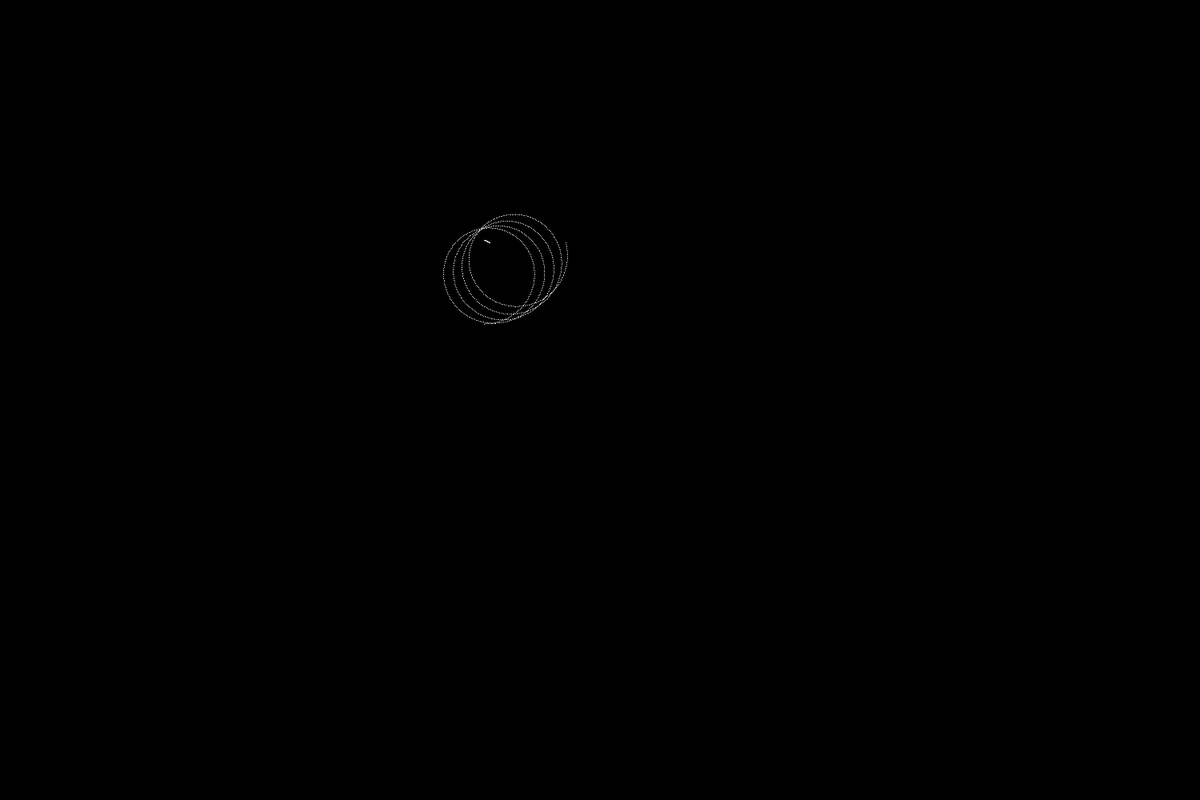
Frame 1 (no input)
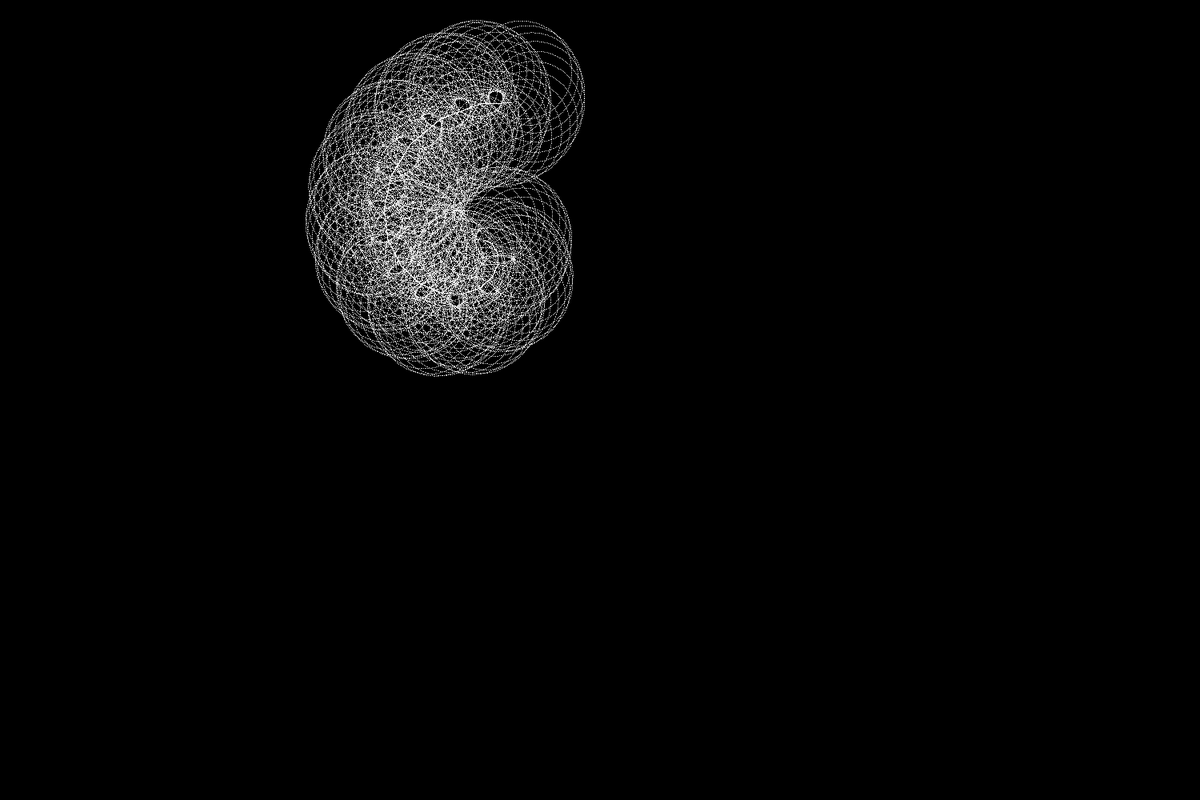
Frame 60 (the mouse pressed at the canvas centre just before this capture)
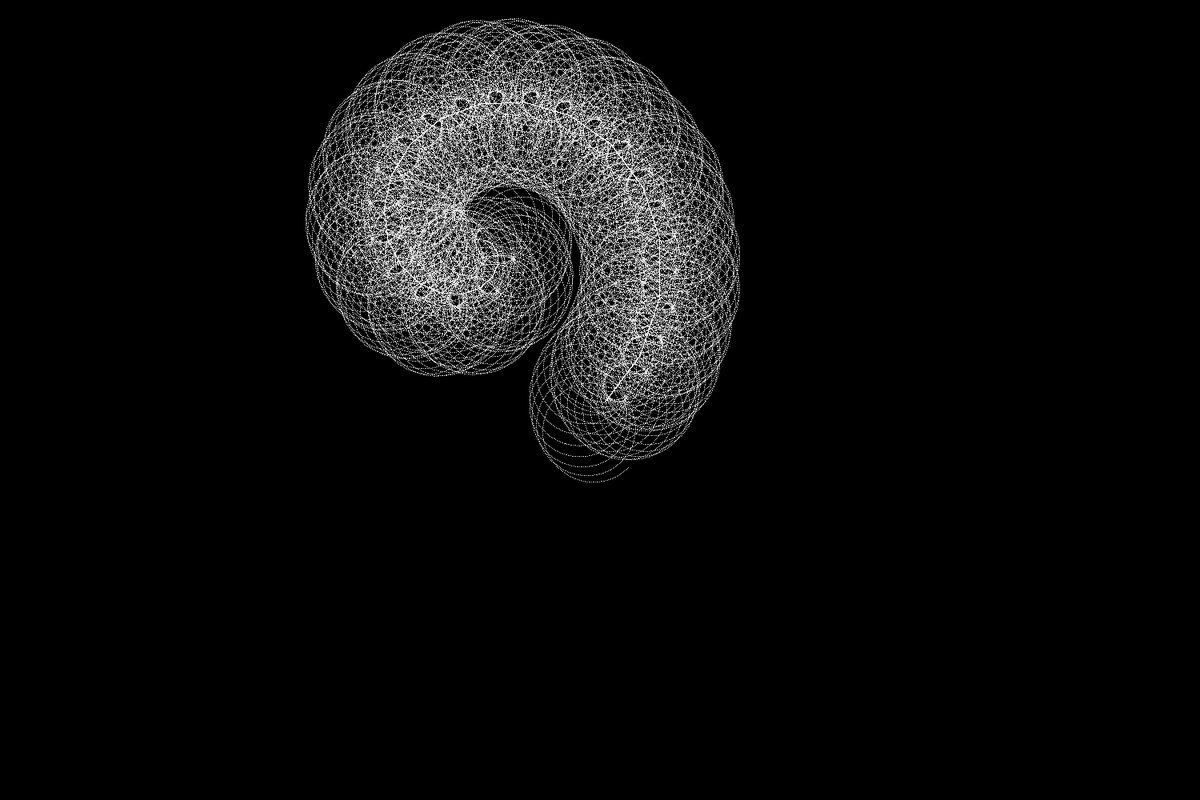
Frame 120 (the mouse held since frame 60 and released just before this capture)

The Processing sketch that drew these frames (run headless with seeded random() and noise(); from frame 60 on, the mouse is pressed at the canvas centre):

// Processing sketch: guilloche10
// ── guilloche10.pde

float fmodulus(float a, float b)
{
        return a - floor(a / b) * b;
}

float hypot(float x1, float y1, float x2, float y2)
{
  return sqrt((x2 - x1) * (x2 - x1) + (y2 - y1) * (y2 - y1));
}

float calc_lengths(float px[], float py[], float len[], int npoints)
{
  float t;
  int i;
  
  t = 0;
  for (i = 0; i < npoints - 1; i++) {
    len[i] = hypot(px[i], py[i], px[i + 1], py[i + 1]);
    t += len[i];
  }
  return t;
}

float polygonx(float t, float period, 
float px[], float py[], float len[], 
int npoints, float total_len)
{
  float z, len_so_far, t1, t2;
  int i, segment;
  float prev_segs_len;
  float tt;
  
  tt = fmodulus(t, period);
  
  /* find which segment we're currently in */
  len_so_far = 0;
  segment = 0;
  for (i = 0; i < npoints - 1; i++) {
    len_so_far += len[i];
    if ((len_so_far / total_len) > (tt / period)) {
      segment = i;
      break;
    }
  }
  
  /* find how far into the current segment we are */
  prev_segs_len = (len_so_far - len[segment]);
  t1 = (prev_segs_len / total_len) * period; /* find t1 == t at beginning of this seg */
  t2 = ((prev_segs_len + len[segment]) / total_len) * period; /* find t2 = t at the end of this seg */
  z = (tt - t1) / (t2 - t1); /* fraction of the way through this segment that we are right now at t */
  
  return px[segment] + z * (px[segment + 1] - px[segment]);
  
}

float polygony(float t, float period, float px[], float py[], float len[], int npoints, float total_len)
{
  float z, len_so_far, t1, t2;
  int i, segment;
  float prev_segs_len;
  float tt;
  
  tt = fmodulus(t, period);
  
  /* find which segment we're currently in */
  len_so_far = 0;
  segment = 0;
  for (i = 0; i < npoints - 1; i++) {
    len_so_far += len[i];
    if ((len_so_far / total_len) > (tt / period)) {
      segment = i;
      break;
    }
  }
  
  /* find how far into the current segment we are */
  prev_segs_len = (len_so_far - len[segment]);
  t1 = (prev_segs_len / total_len) * period; /* find t1 == t at beginning of this seg */
  t2 = ((prev_segs_len + len[segment]) / total_len) * period; /* find t2 = t at the end of this seg */
  z = (tt - t1) / (t2 - t1); /* fraction of the way through this segment that we are right now at t */
  
  return py[segment] + z * (py[segment + 1] - py[segment]);
  
}

int npoints = 55;
float[] starx = new float[npoints];
float[] stary = new float[npoints];
float[] tlen = new float[npoints];
float total_len;

void setup() {  // setup() runs once

  float angle = 0;
  float rad1, rad2, r;
  float da;
  
  rad1 = 15;
  rad2 = 300;
  size(1500, 1000);
  frameRate(30);
  background(0,0,0);
  stroke(255,255,255);
  
  da = (2 * 3.1415927) / 20;
  r = 5;
  
  for (int i = 0; i < npoints; i++) {

    starx[i] = cos(angle) * r;
    stary[i] = sin(angle) * r;
    angle += da;
    r = r + 11;
  }
  total_len = calc_lengths(starx, stary, tlen, npoints);
}

float t = 0;

void draw()
{
  float x1, y1, x2, y2, x3, y3, x4, y4;
  float ox, oy;
  float period, w, h;
  float rad1 = 0;
  float rad2 = 50;
  float rad4 = 60;
  float rad3;
  
  ox = 600;
  oy = 300;
  period = 3.1415927 * 6;
  w = 800;
  h = 400;
  
  for (int i = 0; i < 1000; i++) {
    // x1 = prectanglex(t, period, w, h);
    // y1 = prectangley(t, period, w, h);
    x1 = polygonx(t, period, starx, stary, tlen, npoints, total_len);
    y1 = polygony(t, period, starx, stary, tlen, npoints, total_len);

    point(x1 + ox, y1 + oy);
    
    
    rad3 = rad1 - sin(t * 3) * rad1 * 0.1;
    x2 = x1 + sin(t * 3) * rad1;
    y2 = y1 + cos(t * 6) * rad1;
    // point(x2 + ox, y2 + oy);
    x3 = x2 + 0.8 * sin(t * 40) * rad2;
    y3 = y2 + 0.9 * cos(t * 40) * rad2;
    // point(x3 + ox, y3 + oy);
    x4 = x3 + sin(t * 900) * rad4;
    y4 = y3 + cos(t * 900) * rad4;
    point(x4 + ox, y4 + oy);
    
    t += 0.00003;
  }
}
